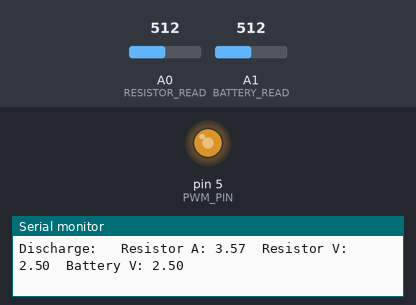
Simulated run of this sketch. Board: Arduino Uno, built with avr-gcc and run on an emulated ATmega328P. Parts: output pins drawn as LEDs (lit = HIGH), the last lines printed to the serial monitor. Inputs (shaded band) come from the test bench; at power-on: A1 (BATTERY_READ) = 512, A0 (RESISTOR_READ) = 512.

Above: at 1.3 s.
1.4 s: A1 (BATTERY_READ) set to 678
5.9 s: A1 (BATTERY_READ) set to 698
At 10.3 s:
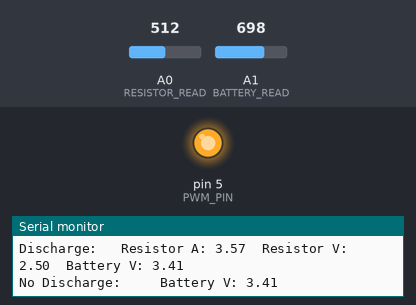
10.4 s: A1 (BATTERY_READ) set to 511
At 11.5 s:
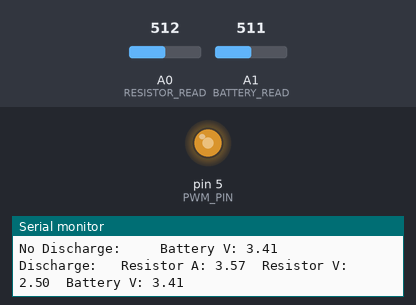
Timing chart, 0 to 13.4 s (numbered marks = the images above; inputs shaded):
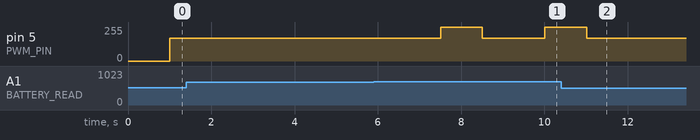

Measured:
- the behaviour switches between 686 and 687 on A1 (BATTERY_READ) (found by bisection; images 0 and 1)
- after the input at 5.9 s, pin 5 (PWM_PIN): 170/255 → 255/255 after 1.6 s, → 170/255 1.0 s later, → 255/255 1.5 s later
- after the input at 10.4 s, pin 5 (PWM_PIN): goes on until 11.0 s, then stays 170/255

The sketch:

PID_Controller.ino
```cpp
// Code for battery tester.
// This tester is designed to charge/discharge the battery multiple times in order to make useful battery discharge curves.

#define PWM_PIN 5
#define RESISTOR_READ A0
#define BATTERY_READ A1

const double RESISTOR_VALUE = 0.7;

void setup() {
  pinMode(PWM_PIN, OUTPUT);
  Serial.begin(9600);
}

void loop() {
  double batVolt = readBatteryVoltage();
  if((batVolt > 3.35)) {
    setCurrent(5); //set to 4A
  }
  delay(500);
  Serial.print("Discharge: \t");
  Serial.print("Resistor A: ");
  Serial.print(readResistorCurrent());
  Serial.print("\tResistor V: ");
  Serial.print(readResistorVoltage());
  Serial.print("\tBattery V: ");
  Serial.println(batVolt);

  delay(500);

  setCurrent(3.35); //set to 0V

  delay(1500); //Need time for the voltage on the battery to recover after the heavy current draw

  Serial.print("No Discharge: \t");
  Serial.print("\tBattery V: ");
  Serial.println(readBatteryVoltage());
}

/* Needed functions:
 *  - read the current
 *  - read the battery voltage
 *  - make sure the battery voltage is at a safe level
 *  -
 */

 double readResistorVoltage(){
  return analogRead(RESISTOR_READ)*5.0/1024;
 }

 double readResistorCurrent(){
  return (readResistorVoltage()/RESISTOR_VALUE);
 }

 double readBatteryVoltage(){
  return analogRead(BATTERY_READ)*5.0/1024;
 }

 void setCurrent(double current){
  setPWMVoltage(current * 1); // This function needs testing! Coefficient needs to be changed
 }

 void setPWMVoltage(double voltage){
  analogWrite(PWM_PIN, (voltage * 255 / 5));
 }
```
